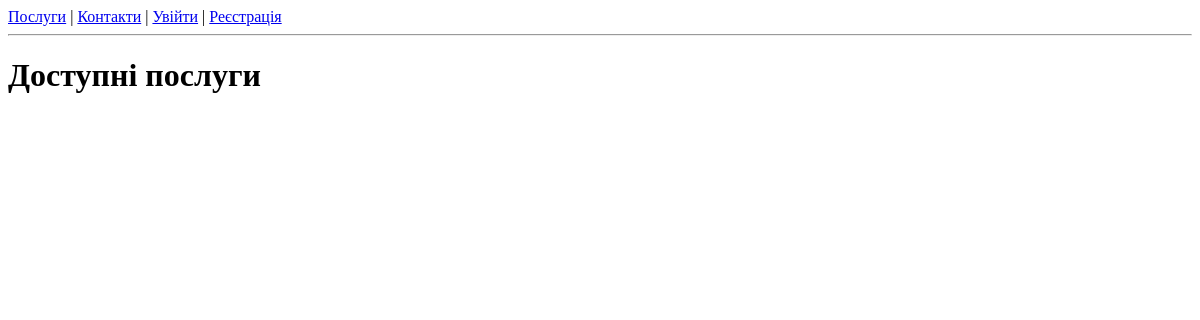
Before: / with the older database file.
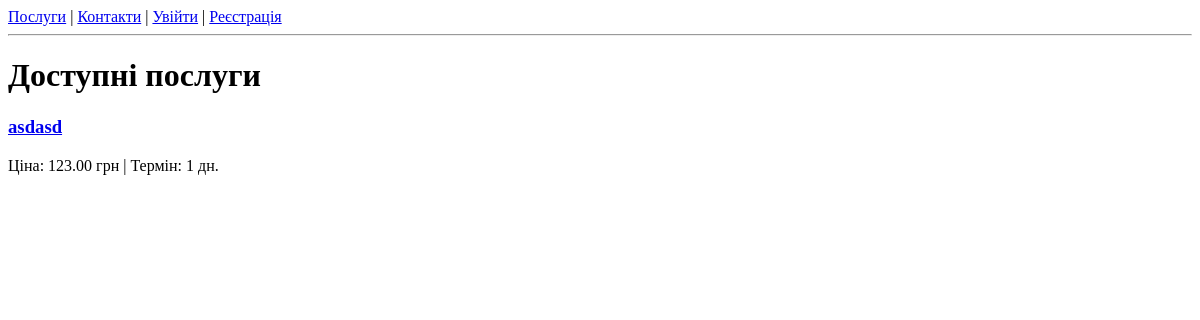
After: the same page with the newer database file.
### repair/models.py (models this page shows, shortened)
class Service(models.Model):
    name = models.CharField(max_length=200)
    description = models.TextField(blank=True)
    price = models.DecimalField(max_digits=8, decimal_places=2)
    duration_days = models.PositiveIntegerField(default=1)  # скільки днів займає

### repair/views.py (the view)
# urls.py: path('', views.service_list, name='service_list'),
def service_list(request):
    services = Service.objects.all()
    return render(request, 'repair/service_list.html', {'services': services})

### templates/repair/service_list.html
{% extends 'base.html' %}
{% block content %}
<h1>Доступні послуги</h1>
{% for s in services %}
    <div>
        <h3><a href="{% url 'service_detail' s.pk %}">{{ s.name }}</a></h3>
        <p>Ціна: {{ s.price }} грн | Термін: {{ s.duration_days }} дн.</p>
    </div>
{% endfor %}
{% endblock %}

Changed rows visible on the page:
added Service: name "asdasd", price "123.00", duration_days "1"
